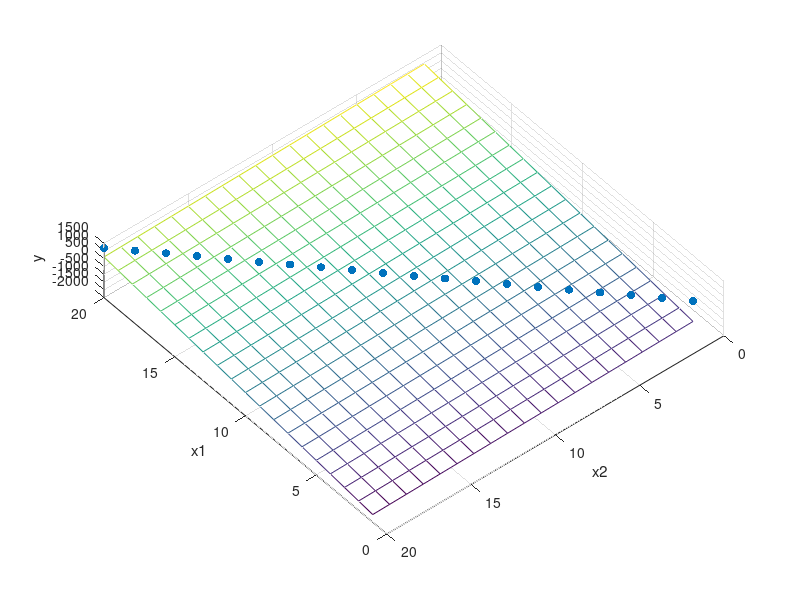

Recreate this plot in MATLAB.
function meshGrid
  x1 = 1:1:20
  x2 = 1:1:20
  a = 100*rand
  b = 100*rand
  c = 100*rand
  y = a*x1+b*x2+c

  X = [ones(size(x1));x1;x2]

  size(X)
  size(y)
  b = regress(y',X')
  scatter3(x1,x2,y,'filled')
  hold on 

  [X1FIT,X2FIT] = meshgrid(x1,x2);
  YFIT = b(1) + b(2)*X1FIT + b(3)*X2FIT;
  mesh(X1FIT,X2FIT,YFIT)
  xlabel('x1')
  ylabel('x2')
  zlabel('y')
  view(50,100)
endfunction
